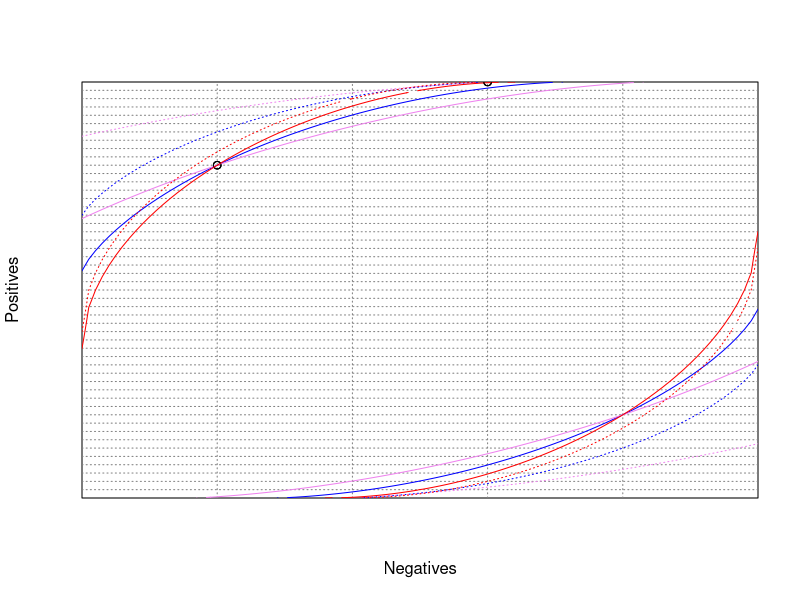

The R script that drew this image:
## ---- chunk 1
#| echo: false

c <- 10 
pos <- c*100 
neg <- 100

rocgrid <- function() {
	plot( c(0,neg), c(0,pos),
		 xlim=c(0,neg),ylim=c(0,pos),
		 #asp = pos/neg,
		 xaxs = "i",yaxs = "i",
		 xaxt = 'n', yaxt = 'n',
		 type = "n",
		 xlab = "Negatives", ylab = "Positives")
	
	grid (nx = neg/20, ny = pos/20, col = gray(0.5))

}

metric <- function(tp,fp,m) {
  if (tp+fp == 0) { return(0) }
  else {
    Pos = pos
    Neg = neg
    N = Pos+Neg
    TP = tp
    FP = fp
    FN = Pos-TP
    TN = Neg-FP
    if (m=='accuracy') return( (TP+TN)/N ) 
    if (m=='wracc') return( TP/N - (TP+FP)*(TP+FN)/N^2 ) 
    if (m=='confirmation') return( ((TP+FP)*(FP+TN)/N^2 - FP/N)/(sqrt((TP+FP)*(FP+TN)/N^2) - (TP+FP)*(FP+TN)/N^2) ) 
    if (m=='generality') return( (TP+FP)/N ) 
    if (m=='precision') return( TP/(TP+FP) ) 
    if (m=='laplace-precision') return( (TP+1)/(TP+FP+2) ) 
    if (m=='f-measure') return( 2*TP/(2*TP+FP+FN) ) 
    if (m=='g-measure') return( TP/(FP+Pos) ) 
    if (m=='precision*recall') return( TP^2/((TP+FP)*(TP+FN)) ) 
    if (m=='avg-precision-recall') return( TP/(2*(TP+FP)) + TP/(2*(TP+FN)) ) 
    if (m=='aucsplit') return( (TP*Neg+Pos*TN)/(2*Pos*Neg) ) 
    if (m=='balanced-aucsplit') return( TP/Pos - FP/Neg ) 
    if (m=='chi2') return( (TP*TN - FP*FN)^2 / ((TP+FP)*(TP+FN)*(FP+TN)*(FN+TN)) ) 
    if (m=='info-gain') return( entropy(Pos,Neg) - (TP+FP)/N*entropy(TP,FP) - (FN+TN)/N*entropy(FN,TN) )
    if (m=='gini') return( gini(Pos,Neg) - (TP+FP)/N*gini(TP,FP) - (FN+TN)/N*gini(FN,TN) )
    if (m=='dkm') return( dkm(Pos,Neg) - (TP+FP)/N*dkm(TP,FP) - (FN+TN)/N*dkm(FN,TN) )
    if (m=='entropy') return( (TP+FP)/N*entropy(TP,FP) )
    if (m=='giniimp') return( (TP+FP)/N*gini(TP,FP) )
    if (m=='dkmimp') return( dkm(TP,FP) )
  }
}

entropy <- function(P,N) {
  p <- P/(P+N)
  n <- N/(P+N)
  if (P==0 || N==0) { return( 0 ) }
  else { return( -p*log2(p) -n*log2(n) ) }
}

gini <- function(P,N) {
  p <- P/(P+N)
  n <- N/(P+N)
  return( 4*p*n )	
}

dkm <- function(P,N) {
  p <- P/(P+N)
  n <- N/(P+N)
  return( 2*sqrt(p*n) )	
}

x <- seq(0,neg)
y <- seq(0,pos)
z <- matrix(nrow=neg+1,ncol=pos+1)

save = FALSE

if (save==FALSE) {colour1="red"; colour2="blue"} else {colour1="black"; colour2="black"}

contours <- function(m,label) {
	for (i in x) {
	  for (j in y) {
		z[i+1,j+1] = metric(j,i,m)
	  }
	}
	contour(x,y,z,nlevels=10,add=TRUE,col=colour1,lty="solid",method=label)
}

contour1 <- function(m,col,lty,tp,fp) {
	for (i in x) {
	  for (j in y) {
		z[i+1,j+1] = metric(j,i,m)
	  }
	}
	v <- metric(tp,fp,m)
	points(fp,tp,type='p')
	contour(x,y,z,level=v,add=TRUE,col=col,lty=lty,labels="")
}

plotmetric <- function(m,label) {
	rocgrid()
	contours(m,label)
	if (save==TRUE) dev2bitmap(file=paste(m,".png",sep=""),type="pngmono",res=300)
}

plotmetrics <- function() {
	plotmetric('accuracy',1,1/2,"edge")
	plotmetric('precision',1,1/2,"edge")
	plotmetric('f-measure',1,5,"edge")
	plotmetric('precision*recall',1,5,"edge")
	plotmetric('info-gain',1,1/10,"flattest")
	plotmetric('gini',1,1/10,"flattest")
	plotmetric('dkm',1,1/10,"flattest")
}
p1 <-  c*80; n1 <- 20
p2 <- c*100; n2 <- 60
rocgrid()
contour1('info-gain','blue','solid', p1, n1)
contour1('info-gain','blue','dotted',p2, n2)
contour1('gini','violet','solid', p1, n1)
contour1('gini','violet','dotted',p2, n2)
contour1('dkm','red','solid', p1, n1)
contour1('dkm','red','dotted',p2, n2)

